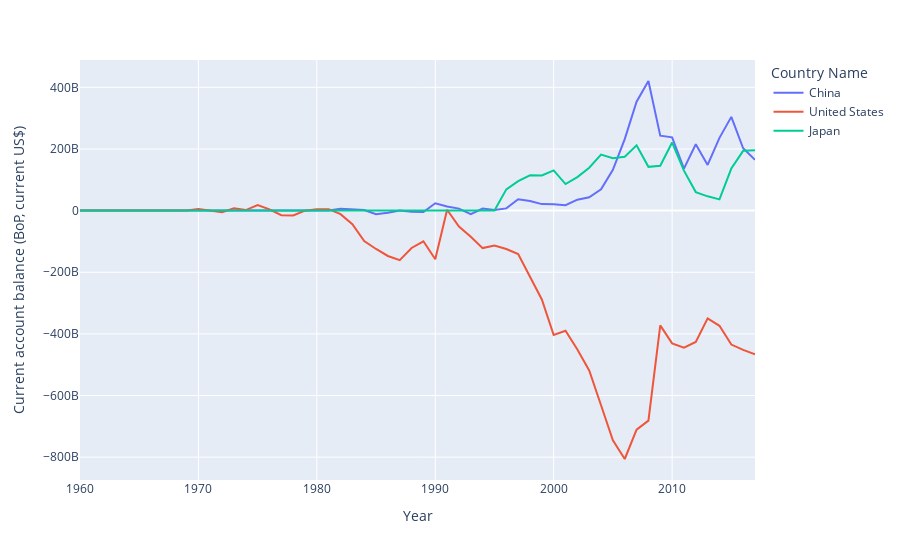

The notebook cell saved with this chart:
### Code cell
fig = px.line(balance, x="Year", y="Current account balance (BoP, current US$)", color="Country Name",
              line_group="Country Name")
fig.show()
